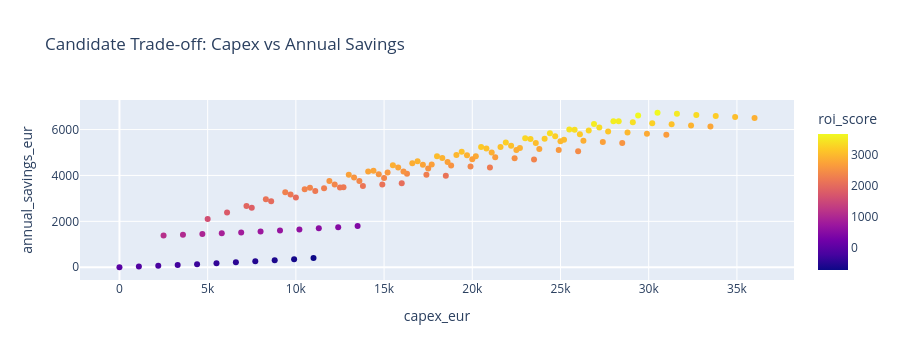

Notebook code cell kept with this figure:
### Code cell
best_savings = cand.loc[cand['annual_savings_eur'].idxmax()]
best_payback = cand.replace({'payback_years': {np.inf: np.nan}}).loc[cand.replace({'payback_years': {np.inf: np.nan}})['payback_years'].idxmin()]
best_roi = cand.loc[cand['roi_score'].idxmax()]

display(pd.DataFrame([best_savings, best_payback, best_roi], index=['best_annual_savings', 'best_payback', 'best_roi_score']))

fig = px.scatter(
    cand,
    x='capex_eur',
    y='annual_savings_eur',
    color='roi_score',
    hover_data=['solar_kwp', 'battery_kwh', 'payback_years'],
    title='Candidate Trade-off: Capex vs Annual Savings',
)
fig.update_layout(height=360)
fig.show()
